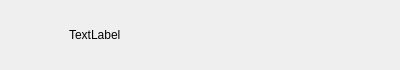
<?xml version="1.0" encoding="UTF-8"?>
<ui version="4.0">
 <class>ConUserItem</class>
 <widget class="QWidget" name="ConUserItem">
  <property name="geometry">
   <rect>
    <x>0</x>
    <y>0</y>
    <width>400</width>
    <height>70</height>
   </rect>
  </property>
  <property name="minimumSize">
   <size>
    <width>0</width>
    <height>70</height>
   </size>
  </property>
  <property name="maximumSize">
   <size>
    <width>16777215</width>
    <height>70</height>
   </size>
  </property>
  <property name="windowTitle">
   <string>Form</string>
  </property>
  <layout class="QHBoxLayout" name="horizontalLayout">
   <property name="spacing">
    <number>3</number>
   </property>
   <property name="leftMargin">
    <number>6</number>
   </property>
   <property name="topMargin">
    <number>2</number>
   </property>
   <property name="rightMargin">
    <number>6</number>
   </property>
   <property name="bottomMargin">
    <number>2</number>
   </property>
   <item>
    <widget class="QWidget" name="widget" native="true">
     <property name="minimumSize">
      <size>
       <width>60</width>
       <height>60</height>
      </size>
     </property>
     <property name="maximumSize">
      <size>
       <width>60</width>
       <height>60</height>
      </size>
     </property>
     <widget class="QLabel" name="icon_lb">
      <property name="geometry">
       <rect>
        <x>0</x>
        <y>10</y>
        <width>42</width>
        <height>42</height>
       </rect>
      </property>
      <property name="minimumSize">
       <size>
        <width>42</width>
        <height>42</height>
       </size>
      </property>
      <property name="maximumSize">
       <size>
        <width>42</width>
        <height>42</height>
       </size>
      </property>
      <property name="text">
       <string/>
      </property>
     </widget>
     <widget class="QLabel" name="red_point">
      <property name="geometry">
       <rect>
        <x>27</x>
        <y>2</y>
        <width>30</width>
        <height>30</height>
       </rect>
      </property>
      <property name="minimumSize">
       <size>
        <width>30</width>
        <height>30</height>
       </size>
      </property>
      <property name="maximumSize">
       <size>
        <width>30</width>
        <height>30</height>
       </size>
      </property>
      <property name="text">
       <string/>
      </property>
     </widget>
    </widget>
   </item>
   <item>
    <widget class="QLabel" name="user_name_lb">
     <property name="text">
      <string>TextLabel</string>
     </property>
    </widget>
   </item>
  </layout>
 </widget>
 <resources/>
 <connections/>
</ui>
